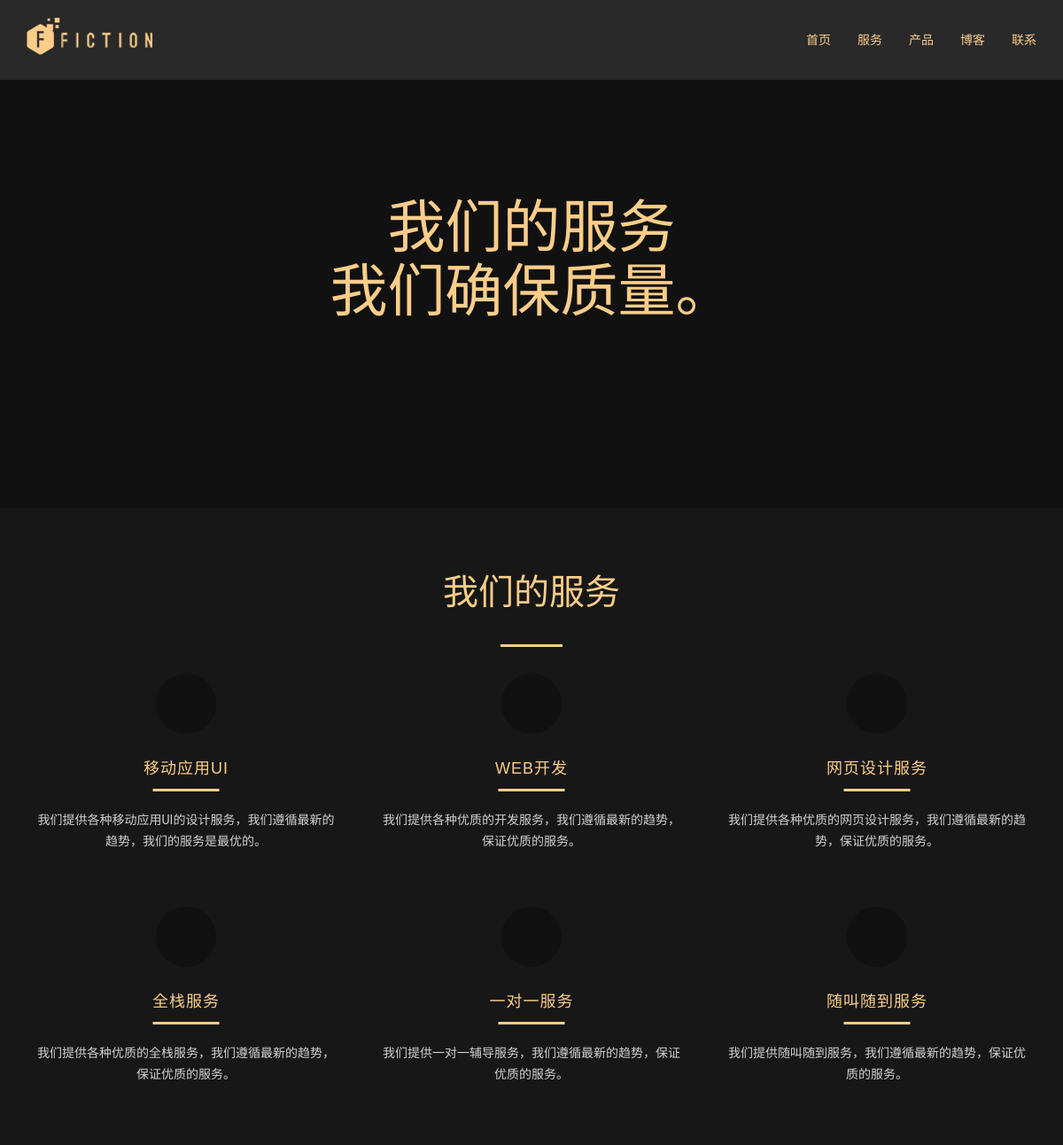
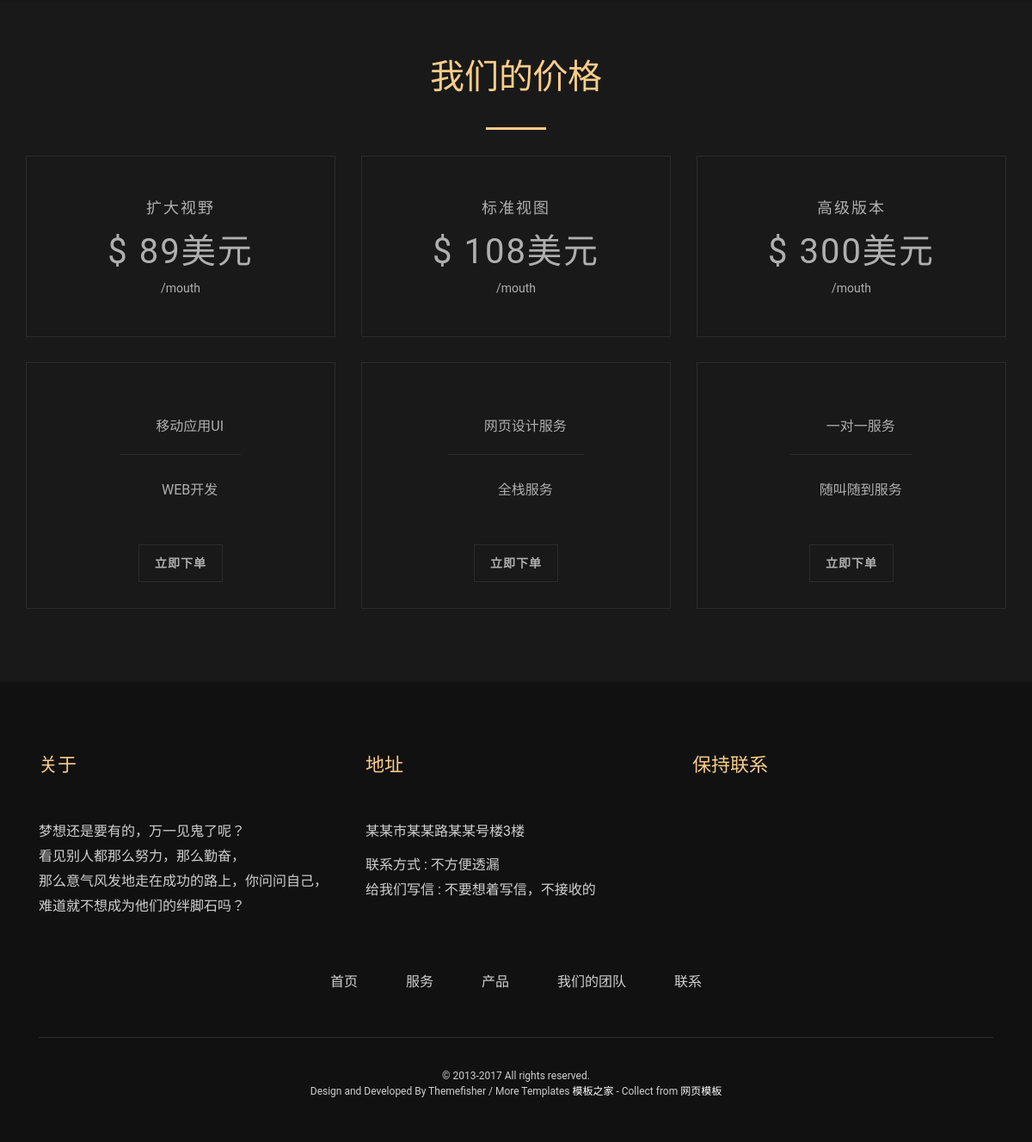
The app's page /web/services/ with its own data (2 pictures, top to bottom).
### web/models.py (models this page shows)
class service(models.Model):
    title = models.CharField(max_length=30, verbose_name='应用名')
    body = models.CharField(max_length=50, verbose_name='应用介绍')
    type = models.ForeignKey(type_on, on_delete=models.CASCADE)
    class Meta():
        verbose_name = '服务'
        verbose_name_plural = verbose_name

class type_on(models.Model):
    type = models.CharField(max_length=30, verbose_name='类型')
    price = models.IntegerField()
    time = models.CharField(max_length=30, verbose_name='时长')
    class Meta():
        verbose_name = '服务类型'
        verbose_name_plural = verbose_name

### web/views.py (the view)
def services(request):
    server=service.objects.all()
    han=type_on.objects.all()
    return render(request,'services.html',locals())

### templates/services.html (shortened to what this page needs)
<!doctype html>
<html class="no-js" lang="">
  <head>
    <link rel="stylesheet" href="/static/css/bootstrap.min.css">
    <link rel="stylesheet" href="/static/css/themefisher-fonts.css">
    <link rel="stylesheet" href="/static/css/owl.carousel.css">
    <link rel="stylesheet" href="/static/css/owl.transitions.css">
    <link rel="stylesheet" href="/static/css/magnific-popup.css">
    <link rel="stylesheet" href="/static/css/playfairdisplaysc.css">
    <link rel="stylesheet" href="">
    <link rel="stylesheet" href="/static/css/style.css">
  </head>
  <body>
<nav class="navbar navbar-fixed-top navigation" >
  <div class="container">
    <div class="navbar-header">
      <a class="navbar-brand logo" href="index.html">
        <img src="/static/img/logo-yellow.png" alt="">
      </a>
    </div>
    <div class="collapse navbar-collapse navbar-ex1-collapse">
      <ul class="nav navbar-nav navbar-right menu">
        <li><a href="{% url 'web:index' %}">首页</a></li>
        <li><a href="{% url 'web:services' %}">服务</a></li>
        <li><a href="{% url 'web:itemn' %}">产品</a></li>
        <li><a href="{% url 'web:blog' %}">博客</a></li>
        <li><a href="{% url 'web:contact' %}">联系</a></li>
      </ul>
    </div>
  </div>
</nav>
<section class="page-header services-header" data-parallax="scroll" data-image-src="images/header/services-folding-img.jpg">
  <div class="container">
    <div class="row">
      <div class="col-md-12">
        <h1 class="text-center"> 我们的服务 <br> 我们确保质量。</h1>
      </div>
    </div>
  </div>
</section>
  <section class="services">
    <div class="container">
      <div class="row">
        <div class="col-md-12">
          <div class="title text-center">
            <h2>我们的服务</h2>
          </div>
        </div>
          {% for i in server %}
        <div class="col-md-4">
          <div class="service-item text-center">
            <div class="services-icon">
              <i class="tf-mobile"></i>
            </div>
            <h4 class="service-title">{{ i.title }}</h4>
            <p class="service-description">
             {{ i.body }}
            </p>
          </div>
        </div>
          {% endfor %}
      </div>
    </div>
  </section>
  <section class="pricing-table">
    <div class="container">
      <div class="row">
        <div class="col-md-12">
          <div class="title text-center">
            <h2>我们的价格</h2>
          </div>
        </div>
          {% for en in han %}
        <div class="col-md-4">
          <div class="table text-center">
            <div class="table-price border-effect">
              <h4 class="pricing-title">{{ en.type }}</h4>
              <h2 class="price">&#36; {{ en.price }}美元</h2>
              <p class="table-month">{{ en.time }}</p>
            </div>
            <div class="pricing-list border-effect">
              <ul class="features-list">
                  {% for n in en.service_set.all %}
                <li>
                  <p>
                    <i class="tf-ion-ios-checkmark-outline" aria-hidden="true"></i>
                    {{ n.title }}
                  </p>
                </li>
                  {% endfor %}
              </ul>
                <a href="{% url 'web:bill' en.id%}"><button class="btn btn-default btn-main th-btn-border" >立即下单</button></a>
            </div>
          </div>
        </div>
          {% endfor %}
      </div>
    </div>
  </section>
    <footer class="footer">
        <div class="container">
            <div class="row">
                <div class="container">
                    <div class="footer-top">
                        <div class="col-md-4">
                            <div class="footer-about">
                                <h3 class="footer-title">关于</h3>
                                <p>梦想还是要有的，万一见鬼了呢？<br>
                                 看见别人都那么努力，那么勤奋， <br>
                                  那么意气风发地走在成功的路上，你问问自己， <br>
                                  难道就不想成为他们的绊脚石吗？</p>
                            </div>
                        </div>
                        <div class="col-md-4">
                            <div class="footer-address">
                                <h3 class="footer-title">地址</h3>
                                <p>某某市某某路某某号楼3楼</p>
                                <p class="contact-address">
                                    联系方式 : <a href="tel:+610383666274">不方便透漏</a> <br>
                                    给我们写信 : <a href="mailto:info@info.com">不要想着写信，不接收的</a>
                                </p>
                            </div>
                        </div>
                        <div class="col-md-4">
                            <div class="footer-social-media">
                                <h3 class="footer-title">保持联系</h3>
                                <ul class="footer-media-link">
                                    <li><a href="#"><i class="tf-ion-social-facebook" aria-hidden="true"></i></a></li>
                                    <li><a href="#"><i class="tf-ion-social-twitter" aria-hidden="true"></i></a></li>
                                    <li><a href="#"><i class="tf-ion-social-linkedin-outline" aria-hidden="true"></i></a></li>
                                    <li><a href="#"><i class="tf-ion-social-google-outline" aria-hidden="true"></i></a></li>
                                    <li><a href="#"><i class="tf-ion-social-instagram-outline" aria-hidden="true"></i></a></li>
                                </ul>
                            </div>
                        </div>
                    </div>
                    <div class="footer-nav text-center">
                        <div class="col-md-12">
                            <ul>
                                <li><a href="index.html">首页</a></li>
                                <li><a href="services.html">服务</a></li>
                                <li><a href="portfolio.html">产品</a></li>
                                <li><a href="#">我们的团队</a></li>
                                <li><a href="contact.html">联系</a></li>
                            </ul>
                        </div>
                    </div>
                    <div class="text-center">
                        <div class="col-md-12">
                            <div class="copyright">
                                <p>&copy; 2013-2017 All rights reserved. <br> Design and Developed By Themefisher /  More Templates <a href="http://www.cssmoban.com/" target="_blank" title="模板之家">模板之家</a> - Collect from <a href="http://www.cssmoban.com/" title="网页模板" target="_blank">网页模板</a></p>
                            </div>
                        </div>
                    </div>
                </div>
            </div>
        </div>
    </footer>
  </body>
</html>

### records on screen
service: title "移动应用UI", body "我们提供各种移动应用UI的设计服务，我们遵循最新的趋势，我们的服务是最优的。"
service: title "WEB开发", body "我们提供各种优质的开发服务，我们遵循最新的趋势，保证优质的服务。"
service: title "网页设计服务", body "我们提供各种优质的网页设计服务，我们遵循最新的趋势，保证优质的服务。"
service: title "全栈服务", body "我们提供各种优质的全栈服务，我们遵循最新的趋势，保证优质的服务。"
service: title "一对一服务", body "我们提供一对一辅导服务，我们遵循最新的趋势，保证优质的服务。"
service: title "随叫随到服务", body "我们提供随叫随到服务，我们遵循最新的趋势，保证优质的服务。"
type_on: type "扩大视野", price "89", time "/mouth"
type_on: type "标准视图", price "108", time "/mouth"
type_on: type "高级版本", price "300", time "/mouth"
